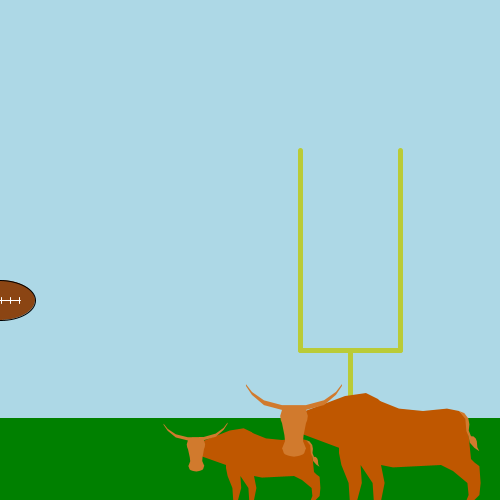
Frame 1 (no input)
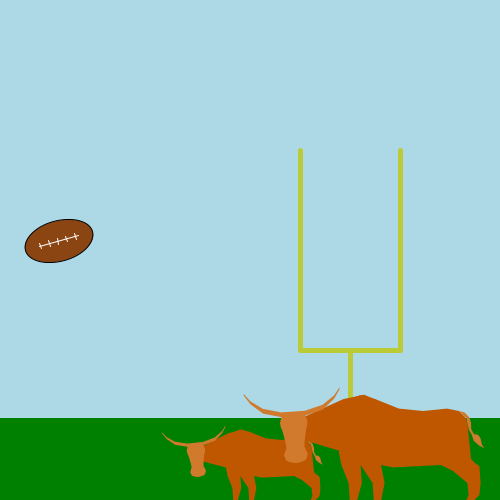
Frame 60 (the mouse pressed at the canvas centre just before this capture)
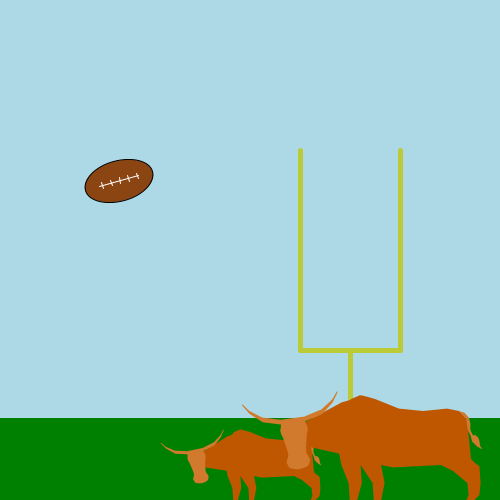
Frame 120 (the mouse held since frame 60 and released just before this capture)

The Processing sketch that drew these frames (run headless with seeded random() and noise(); from frame 60 on, the mouse is pressed at the canvas centre):

// Processing sketch: field
// ── field.pde
PShape fieldGoal, leftUpright, rightUpright, horizBar, post;

PShape myFootball, ball, line1, line2, line3, line4, line5, line6;
float angle = 0;
float xpos = 0;
float ypos = 300;

PShape bevo, head, neck, body, tail;
float neckangle, neckangle2, neckangleChange, neckangleChange2, tailangle, tailangleChange;
int count, delay, delayTimer;


void setup(){
  //FOOTBALL
  myFootball = createShape(GROUP);
  
  //football
  color brown = color(#8B4513);
  ball = createShape(ARC, 60,35,70,40,0, 2*PI);
  ball.setFill(brown);
  
  //stitching
  color white = color(#FFFFFF);
  stroke(white);
  line1 = createShape(LINE, 40, 35, 80, 35);
  line2 = createShape(LINE, 43, 32, 43, 38);
  line3 = createShape(LINE, 52, 32, 52, 38);
  line4 = createShape(LINE, 61, 32, 61, 38);
  line5 = createShape(LINE, 70, 32, 70, 38);
  line6 = createShape(LINE, 79, 32, 79, 38);
  
  myFootball.addChild(ball);
  myFootball.addChild(line1);
  myFootball.addChild(line2);
  myFootball.addChild(line3);
  myFootball.addChild(line4);
  myFootball.addChild(line5);
  myFootball.addChild(line6);
    
  
  //Parent shape Bevo
  bevo = createShape(GROUP);
  
  //Head subshape
  head = createShape();
  head.beginShape();
  head.fill(209,122,45);
  head.noStroke();
  head.vertex(60,50);
  head.vertex(30,42);
  head.vertex(10,28);
  head.vertex(0,15);
  head.vertex(0,18);
  head.vertex(10,33);
  head.vertex(30,50);
  head.vertex(60,58);
  //bottom of left horn end
  head.vertex(57,68);
  head.vertex(58,75);
  head.vertex(60,80);
  //bottom of left upper head
  head.vertex(62,90);
  head.vertex(64,100);
  head.vertex(65,110);
  //bottom of left snout
  head.vertex(63,115);
  head.vertex(61,120);
  head.vertex(60,122);
  head.vertex(61,124);
  head.vertex(63,130);
  head.vertex(65,132);
  head.vertex(70,134);
  head.vertex(74,135);
  head.vertex(80,136);
  //bottom of nose
  head.vertex(86,135);
  head.vertex(90,134);
  head.vertex(95,132);
  head.vertex(97,130);
  head.vertex(99,124);
  head.vertex(100,122);
  head.vertex(99,120);
  head.vertex(97,115);
  //beginning right snout
  head.vertex(95,110);
  head.vertex(96,100);
  head.vertex(98,90);
  //beginning of right upper head
  head.vertex(100,80);
  head.vertex(102,75);
  head.vertex(103,68);
  //beginning right horn
  head.vertex(100,58);
  head.vertex(130,50);
  head.vertex(150,33);
  head.vertex(160,18);
  head.vertex(160,15);
  head.vertex(150,28);
  head.vertex(130,42);
  head.vertex(100,50);
  head.endShape(CLOSE);

  //Neck subshape
  neck = createShape();
  neck.beginShape();
  neck.fill(191,87,0);
  neck.noStroke();
  neck.vertex(0,0); //focal point for rotation
  neck.vertex(-10,-30);
  neck.vertex(-20,-40);
  neck.vertex(-40,-50);
  neck.vertex(-75,-45);
  neck.vertex(-155,-15);
  //end of top right corner of neck
  neck.vertex(-155,15);
  //cut-off or drop at head junction
  neck.vertex(-75,45);
  neck.vertex(-40,50);
  neck.vertex(-20,40);
  neck.vertex(-10,30);
  neck.endShape(CLOSE);
  
  //Body
  body = createShape();
  body.beginShape();
  body.fill(191,87,0);
  body.noStroke();
  body.vertex(60,54);
  body.vertex(70,40);
  body.vertex(75,38);
  body.vertex(77,37);
  body.vertex(79,37);
  body.vertex(83,38);
  body.vertex(90,40);
  body.vertex(110,48);
  body.vertex(130,50);
  body.vertex(150,48);
  body.vertex(160,50);
  body.vertex(165,55);
  body.vertex(167,60);
  body.vertex(170,90);
  body.vertex(173,93);
  body.vertex(177,96);
  body.vertex(178,110);
  body.vertex(177,120);
  body.vertex(172,125);
  body.vertex(166,125);
  body.vertex(168,120);
  body.vertex(167,110);
  body.vertex(155,100);
  body.vertex(145,95);
  body.vertex(105,97);
  body.vertex(95,95);
  body.vertex(98,110);
  body.vertex(95,125);
  body.vertex(89,125);
  body.vertex(88,110);
  body.vertex(78,95);
  body.vertex(79,110);
  body.vertex(75,125);
  body.vertex(69,125);
  body.vertex(68,110);
  body.vertex(62,95);
  body.vertex(60,85);
  body.endShape(CLOSE);
  
  //Tail
  tail = createShape();
  tail.beginShape();
  tail.fill(209,122,45);
  tail.noStroke();
  tail.vertex(8,5);
  tail.vertex(13,15);
  tail.vertex(13,25);
  tail.vertex(10,35);
  tail.vertex(12,45);
  tail.vertex(16,46);
  tail.vertex(19,50);
  tail.vertex(20,55);
  tail.vertex(19,65);
  tail.vertex(21,72);
  tail.vertex(14,65);
  tail.vertex(8,55);
  tail.vertex(8,44);
  tail.vertex(6,35);
  tail.vertex(8,15);
  tail.vertex(0,0);
  tail.endShape(CLOSE);

  //Canvas
  //size(500,500);
  bevo.addChild(head);
  bevo.addChild(neck);
  bevo.addChild(body);
  bevo.addChild(tail);

  neckangle = 0;
  neckangle2 = 0;
  tailangle = 0;
  neckangleChange = 0.065;
  neckangleChange2 = 1;
  tailangleChange = 0.5;
  count = 0;
  delay = 0;
  delayTimer = 0;  
  
  
  
  
  
  //FIELD & FIELD GOAL
  size(500, 500);
  fieldGoal = createShape(GROUP);
  
  strokeWeight(5);
  color yellow = color(#BACB37);
  stroke(yellow);
  leftUpright = createShape(LINE, 300, 150, 300, 350);
  rightUpright = createShape(LINE, 400, 150, 400, 350);
  horizBar = createShape(LINE,300,350,400,350);
  post = createShape(LINE, 350, 350, 350, 420);
  
  fieldGoal.addChild(leftUpright);
  fieldGoal.addChild(rightUpright);
  fieldGoal.addChild(horizBar);
  fieldGoal.addChild(post);
  

}

void draw(){
  color blue = color(#ADD8E6);
  background(blue); 
  
  
  pushMatrix();
  //translate(100,100);
  //scale(2);
  shape(fieldGoal);
  popMatrix(); 
  // football field 
  color green = color(#008000);
  stroke(green);
  fill(green);
  rect(0, 420, 500, 500);
  
  count += 1;
  delay += delayTimer;
  neckangle -= neckangleChange;
  neckangle2 -= neckangleChange2;
  if (neckangle < -25 || neckangle > 0)
  {
    neckangleChange = -neckangleChange;
  }
  if (neckangle2 < -25 || neckangle2 > 0)
  {
    neckangleChange2 = -neckangleChange2;
  }
  tailangle -= tailangleChange;
  if (tailangle < -10 || tailangle > 0)
  {
    tailangleChange = -tailangleChange;
  }
  if (count % 386 < 1 && delay == 0)
  {
    neckangleChange = 0;
    delayTimer = 1;
  }
  if (delay == 150)
  {
    neckangleChange = 0.065;
    delay = 0;
    delayTimer = 0;
  }
  //background(255,248,226);
  
  //Hungry Baby Bevo
  pushMatrix();
  scale(.4,.4);
  translate(300,750);
  pushMatrix();
  translate(145,250);
  scale(2,2);
  shape(bevo.getChild(2)); //body
  popMatrix();
  
  pushMatrix();
  translate(350,370);
  rotate(radians(neckangle2));
  shape(bevo.getChild(1)); //neck
  pushMatrix();
  translate(-240,-80);
  shape(bevo.getChild(0)); //head
  popMatrix();
  popMatrix();
  
  pushMatrix();
  translate(465,350);
  rotate(radians(-10));
  rotate(radians(tailangle));
  shape(bevo.getChild(3)); //tail
  popMatrix();
  popMatrix();
  
  //Bevo Front
  pushMatrix();
  scale(.6,.6);
  translate(300,335);
  pushMatrix();
  translate(145,250);
  scale(2,2);
  shape(bevo.getChild(2)); //body
  popMatrix();
  
  pushMatrix();
  translate(350,370);
  rotate(radians(neckangle));
  shape(bevo.getChild(1)); //neck
  pushMatrix();
  translate(-240,-80);
  shape(bevo.getChild(0)); //head
  popMatrix();
  popMatrix();
  
  pushMatrix();
  translate(465,350);
  rotate(radians(-10));
  rotate(radians(tailangle));
  shape(bevo.getChild(3)); //tail
  popMatrix();
  popMatrix();
  
  
  pushMatrix();
  translate(xpos, ypos);
  rotate(radians(angle));  
  //scale(2);
  //translate(100,100);
  translate(-60,-35);
  shape(myFootball);
  //myFootball.translate(20,-10);
  popMatrix();
  angle += 15;
  xpos += 1;

  if(xpos>=width/2){
    ypos += 1;
  }
  else{
    ypos = ypos -1;  
  }  
  

}
